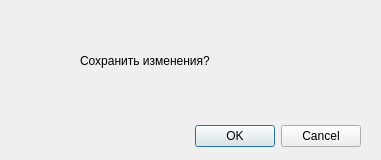
<?xml version="1.0" encoding="UTF-8"?>
<ui version="4.0">
 <class>SaveorNot</class>
 <widget class="QDialog" name="SaveorNot">
  <property name="geometry">
   <rect>
    <x>0</x>
    <y>0</y>
    <width>381</width>
    <height>160</height>
   </rect>
  </property>
  <property name="windowTitle">
   <string>Dialog</string>
  </property>
  <widget class="QDialogButtonBox" name="buttonBox">
   <property name="geometry">
    <rect>
     <x>20</x>
     <y>120</y>
     <width>341</width>
     <height>32</height>
    </rect>
   </property>
   <property name="orientation">
    <enum>Qt::Horizontal</enum>
   </property>
   <property name="standardButtons">
    <set>QDialogButtonBox::Cancel|QDialogButtonBox::Ok</set>
   </property>
  </widget>
  <widget class="QLabel" name="label">
   <property name="geometry">
    <rect>
     <x>80</x>
     <y>30</y>
     <width>201</width>
     <height>61</height>
    </rect>
   </property>
   <property name="text">
    <string>Сохранить изменения?</string>
   </property>
  </widget>
 </widget>
 <resources/>
 <connections>
  <connection>
   <sender>buttonBox</sender>
   <signal>accepted()</signal>
   <receiver>SaveorNot</receiver>
   <slot>accept()</slot>
   <hints>
    <hint type="sourcelabel">
     <x>248</x>
     <y>254</y>
    </hint>
    <hint type="destinationlabel">
     <x>157</x>
     <y>274</y>
    </hint>
   </hints>
  </connection>
  <connection>
   <sender>buttonBox</sender>
   <signal>rejected()</signal>
   <receiver>SaveorNot</receiver>
   <slot>reject()</slot>
   <hints>
    <hint type="sourcelabel">
     <x>316</x>
     <y>260</y>
    </hint>
    <hint type="destinationlabel">
     <x>286</x>
     <y>274</y>
    </hint>
   </hints>
  </connection>
 </connections>
</ui>
